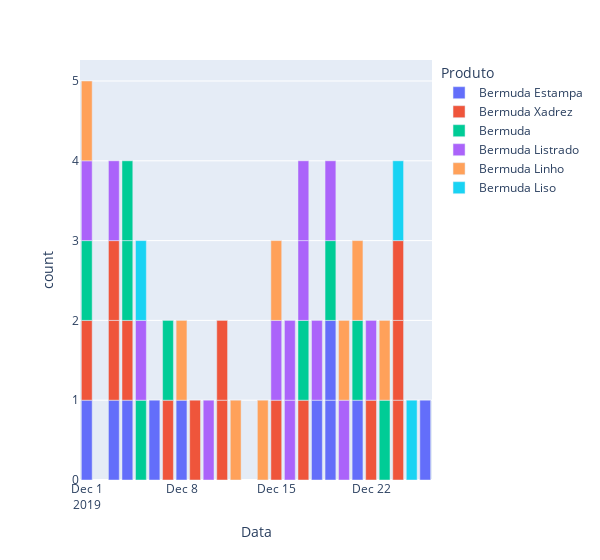
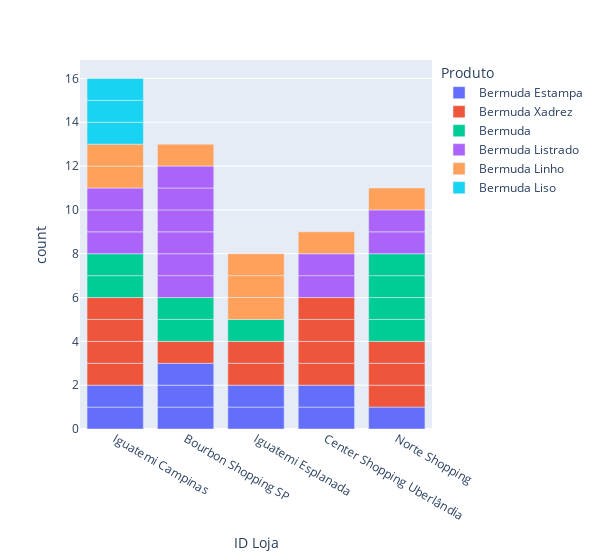
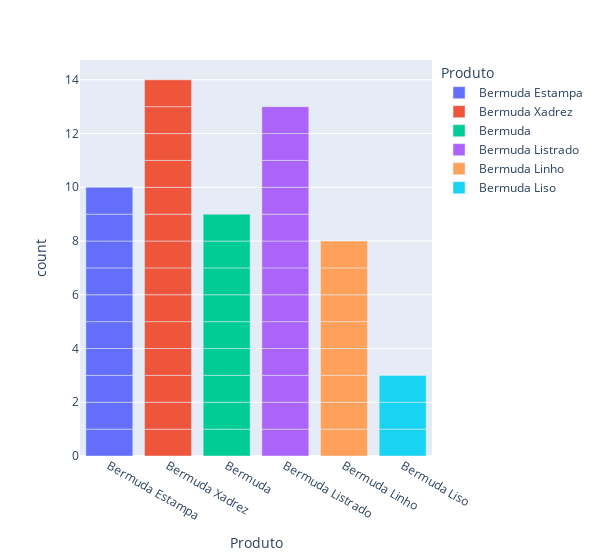
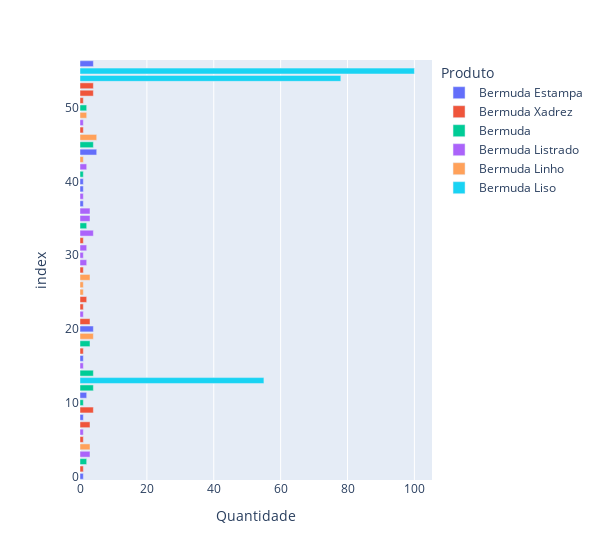

Notebook code for these charts, in order:
### Code cell
for coluna in tabela.columns:
    fig = px.bar(tabela, x=coluna, color='Produto', width=600)
    fig.show()

### Figure 1 — Plotly figure (JSON) as saved in the notebook; plotly's stock layout.template omitted (floating-point values rounded to 4 significant figures)
{"data": [{"alignmentgroup": "True", "hovertemplate": "Produto=Bermuda Estampa<br>Data=%{x}<br>count=%{y}<extra></extra>", "legendgroup": "Bermuda Estampa", "marker": {"color": "#636efa", "pattern": {"shape": ""}}, "name": "Bermuda Estampa", "offsetgroup": "Bermuda Estampa", "orientation": "v", "showlegend": true, "textposition": "auto", "type": "bar", "x": ["2019-12-01T00:00:00", "2019-12-03T00:00:00", "2019-12-04T00:00:00", "2019-12-06T00:00:00", "2019-12-08T00:00:00", "2019-12-18T00:00:00", "2019-12-19T00:00:00", "2019-12-19T00:00:00", "2019-12-21T00:00:00", "2019-12-26T00:00:00"], "xaxis": "x", "y": [1, 1, 1, 1, 1, 1, 1, 1, 1, 1], "yaxis": "y"}, {"alignmentgroup": "True", "hovertemplate": "Produto=Bermuda Xadrez<br>Data=%{x}<br>count=%{y}<extra></extra>", "legendgroup": "Bermuda Xadrez", "marker": {"color": "#EF553B", "pattern": {"shape": ""}}, "name": "Bermuda Xadrez", "offsetgroup": "Bermuda Xadrez", "orientation": "v", "showlegend": true, "textposition": "auto", "type": "bar", "x": ["2019-12-01T00:00:00", "2019-12-03T00:00:00", "2019-12-03T00:00:00", "2019-12-04T00:00:00", "2019-12-07T00:00:00", "2019-12-09T00:00:00", "2019-12-11T00:00:00", "2019-12-11T00:00:00", "2019-12-15T00:00:00", "2019-12-17T00:00:00", "2019-12-22T00:00:00", "2019-12-24T00:00:00", "2019-12-24T00:00:00", "2019-12-24T00:00:00"], "xaxis": "x", "y": [1, 1, 1, 1, 1, 1, 1, 1, 1, 1, 1, 1, 1, 1], "yaxis": "y"}, {"alignmentgroup": "True", "hovertemplate": "Produto=Bermuda<br>Data=%{x}<br>count=%{y}<extra></extra>", "legendgroup": "Bermuda", "marker": {"color": "#00cc96", "pattern": {"shape": ""}}, "name": "Bermuda", "offsetgroup": "Bermuda", "orientation": "v", "showlegend": true, "textposition": "auto", "type": "bar", "x": ["2019-12-01T00:00:00", "2019-12-04T00:00:00", "2019-12-04T00:00:00", "2019-12-05T00:00:00", "2019-12-07T00:00:00", "2019-12-17T00:00:00", "2019-12-19T00:00:00", "2019-12-21T00:00:00", "2019-12-23T00:00:00"], "xaxis": "x", "y": [1, 1, 1, 1, 1, 1, 1, 1, 1], "yaxis": "y"}, {"alignmentgroup": "True", "hovertemplate": "Produto=Bermuda Listrado<br>Data=%{x}<br>count=%{y}<extra></extra>", "legendgroup": "Bermuda Listrado", "marker": {"color": "#ab63fa", "pattern": {"shape": ""}}, "name": "Bermuda Listrado", "offsetgroup": "Bermuda Listrado", "orientation": "v", "showlegend": true, "textposition": "auto", "type": "bar", "x": ["2019-12-01T00:00:00", "2019-12-03T00:00:00", "2019-12-05T00:00:00", "2019-12-10T00:00:00", "2019-12-15T00:00:00", "2019-12-16T00:00:00", "2019-12-16T00:00:00", "2019-12-17T00:00:00", "2019-12-17T00:00:00", "2019-12-18T00:00:00", "2019-12-19T00:00:00", "2019-12-20T00:00:00", "2019-12-22T00:00:00"], "xaxis": "x", "y": [1, 1, 1, 1, 1, 1, 1, 1, 1, 1, 1, 1, 1], "yaxis": "y"}, {"alignmentgroup": "True", "hovertemplate": "Produto=Bermuda Linho<br>Data=%{x}<br>count=%{y}<extra></extra>", "legendgroup": "Bermuda Linho", "marker": {"color": "#FFA15A", "pattern": {"shape": ""}}, "name": "Bermuda Linho", "offsetgroup": "Bermuda Linho", "orientation": "v", "showlegend": true, "textposition": "auto", "type": "bar", "x": ["2019-12-01T00:00:00", "2019-12-08T00:00:00", "2019-12-12T00:00:00", "2019-12-14T00:00:00", "2019-12-15T00:00:00", "2019-12-20T00:00:00", "2019-12-21T00:00:00", "2019-12-23T00:00:00"], "xaxis": "x", "y": [1, 1, 1, 1, 1, 1, 1, 1], "yaxis": "y"}, {"alignmentgroup": "True", "hovertemplate": "Produto=Bermuda Liso<br>Data=%{x}<br>count=%{y}<extra></extra>", "legendgroup": "Bermuda Liso", "marker": {"color": "#19d3f3", "pattern": {"shape": ""}}, "name": "Bermuda Liso", "offsetgroup": "Bermuda Liso", "orientation": "v", "showlegend": true, "textposition": "auto", "type": "bar", "x": ["2019-12-05T00:00:00", "2019-12-24T00:00:00", "2019-12-25T00:00:00"], "xaxis": "x", "y": [1, 1, 1], "yaxis": "y"}], "layout": {"barmode": "relative", "legend": {"title": {"text": "Produto"}, "tracegroupgap": 0}, "margin": {"t": 60}, "width": 600, "xaxis": {"anchor": "y", "domain": [0, 1], "title": {"text": "Data"}}, "yaxis": {"anchor": "x", "domain": [0, 1], "title": {"text": "count"}}}}

### Figure 2 — Plotly figure (JSON) as saved in the notebook; plotly's stock layout.template omitted (floating-point values rounded to 4 significant figures)
{"data": [{"alignmentgroup": "True", "hovertemplate": "Produto=Bermuda Estampa<br>ID Loja=%{x}<br>count=%{y}<extra></extra>", "legendgroup": "Bermuda Estampa", "marker": {"color": "#636efa", "pattern": {"shape": ""}}, "name": "Bermuda Estampa", "offsetgroup": "Bermuda Estampa", "orientation": "v", "showlegend": true, "textposition": "auto", "type": "bar", "x": ["Iguatemi Campinas", "Bourbon Shopping SP", "Bourbon Shopping SP", "Iguatemi Esplanada", "Iguatemi Campinas", "Iguatemi Esplanada", "Center Shopping Uberlândia", "Center Shopping Uberlândia", "Norte Shopping", "Bourbon Shopping SP"], "xaxis": "x", "y": [1, 1, 1, 1, 1, 1, 1, 1, 1, 1], "yaxis": "y"}, {"alignmentgroup": "True", "hovertemplate": "Produto=Bermuda Xadrez<br>ID Loja=%{x}<br>count=%{y}<extra></extra>", "legendgroup": "Bermuda Xadrez", "marker": {"color": "#EF553B", "pattern": {"shape": ""}}, "name": "Bermuda Xadrez", "offsetgroup": "Bermuda Xadrez", "orientation": "v", "showlegend": true, "textposition": "auto", "type": "bar", "x": ["Iguatemi Esplanada", "Iguatemi Campinas", "Bourbon Shopping SP", "Center Shopping Uberlândia", "Iguatemi Campinas", "Iguatemi Esplanada", "Iguatemi Campinas", "Norte Shopping", "Center Shopping Uberlândia", "Norte Shopping", "Iguatemi Campinas", "Center Shopping Uberlândia", "Norte Shopping", "Center Shopping Uberlândia"], "xaxis": "x", "y": [1, 1, 1, 1, 1, 1, 1, 1, 1, 1, 1, 1, 1, 1], "yaxis": "y"}, {"alignmentgroup": "True", "hovertemplate": "Produto=Bermuda<br>ID Loja=%{x}<br>count=%{y}<extra></extra>", "legendgroup": "Bermuda", "marker": {"color": "#00cc96", "pattern": {"shape": ""}}, "name": "Bermuda", "offsetgroup": "Bermuda", "orientation": "v", "showlegend": true, "textposition": "auto", "type": "bar", "x": ["Norte Shopping", "Iguatemi Esplanada", "Iguatemi Campinas", "Iguatemi Campinas", "Bourbon Shopping SP", "Bourbon Shopping SP", "Norte Shopping", "Norte Shopping", "Norte Shopping"], "xaxis": "x", "y": [1, 1, 1, 1, 1, 1, 1, 1, 1], "yaxis": "y"}, {"alignmentgroup": "True", "hovertemplate": "Produto=Bermuda Listrado<br>ID Loja=%{x}<br>count=%{y}<extra></extra>", "legendgroup": "Bermuda Listrado", "marker": {"color": "#ab63fa", "pattern": {"shape": ""}}, "name": "Bermuda Listrado", "offsetgroup": "Bermuda Listrado", "orientation": "v", "showlegend": true, "textposition": "auto", "type": "bar", "x": ["Iguatemi Campinas", "Bourbon Shopping SP", "Bourbon Shopping SP", "Center Shopping Uberlândia", "Bourbon Shopping SP", "Norte Shopping", "Bourbon Shopping SP", "Iguatemi Campinas", "Bourbon Shopping SP", "Norte Shopping", "Iguatemi Campinas", "Bourbon Shopping SP", "Center Shopping Uberlândia"], "xaxis": "x", "y": [1, 1, 1, 1, 1, 1, 1, 1, 1, 1, 1, 1, 1], "yaxis": "y"}, {"alignmentgroup": "True", "hovertemplate": "Produto=Bermuda Linho<br>ID Loja=%{x}<br>count=%{y}<extra></extra>", "legendgroup": "Bermuda Linho", "marker": {"color": "#FFA15A", "pattern": {"shape": ""}}, "name": "Bermuda Linho", "offsetgroup": "Bermuda Linho", "orientation": "v", "showlegend": true, "textposition": "auto", "type": "bar", "x": ["Iguatemi Campinas", "Center Shopping Uberlândia", "Iguatemi Esplanada", "Bourbon Shopping SP", "Iguatemi Campinas", "Iguatemi Esplanada", "Iguatemi Esplanada", "Norte Shopping"], "xaxis": "x", "y": [1, 1, 1, 1, 1, 1, 1, 1], "yaxis": "y"}, {"alignmentgroup": "True", "hovertemplate": "Produto=Bermuda Liso<br>ID Loja=%{x}<br>count=%{y}<extra></extra>", "legendgroup": "Bermuda Liso", "marker": {"color": "#19d3f3", "pattern": {"shape": ""}}, "name": "Bermuda Liso", "offsetgroup": "Bermuda Liso", "orientation": "v", "showlegend": true, "textposition": "auto", "type": "bar", "x": ["Iguatemi Campinas", "Iguatemi Campinas", "Iguatemi Campinas"], "xaxis": "x", "y": [1, 1, 1], "yaxis": "y"}], "layout": {"barmode": "relative", "legend": {"title": {"text": "Produto"}, "tracegroupgap": 0}, "margin": {"t": 60}, "width": 600, "xaxis": {"anchor": "y", "domain": [0, 1], "title": {"text": "ID Loja"}}, "yaxis": {"anchor": "x", "domain": [0, 1], "title": {"text": "count"}}}}

### Figure 3 — Plotly figure (JSON) as saved in the notebook; plotly's stock layout.template omitted (floating-point values rounded to 4 significant figures)
{"data": [{"alignmentgroup": "True", "hovertemplate": "Produto=%{x}<br>count=%{y}<extra></extra>", "legendgroup": "Bermuda Estampa", "marker": {"color": "#636efa", "pattern": {"shape": ""}}, "name": "Bermuda Estampa", "offsetgroup": "Bermuda Estampa", "orientation": "v", "showlegend": true, "textposition": "auto", "type": "bar", "x": ["Bermuda Estampa", "Bermuda Estampa", "Bermuda Estampa", "Bermuda Estampa", "Bermuda Estampa", "Bermuda Estampa", "Bermuda Estampa", "Bermuda Estampa", "Bermuda Estampa", "Bermuda Estampa"], "xaxis": "x", "y": [1, 1, 1, 1, 1, 1, 1, 1, 1, 1], "yaxis": "y"}, {"alignmentgroup": "True", "hovertemplate": "Produto=%{x}<br>count=%{y}<extra></extra>", "legendgroup": "Bermuda Xadrez", "marker": {"color": "#EF553B", "pattern": {"shape": ""}}, "name": "Bermuda Xadrez", "offsetgroup": "Bermuda Xadrez", "orientation": "v", "showlegend": true, "textposition": "auto", "type": "bar", "x": ["Bermuda Xadrez", "Bermuda Xadrez", "Bermuda Xadrez", "Bermuda Xadrez", "Bermuda Xadrez", "Bermuda Xadrez", "Bermuda Xadrez", "Bermuda Xadrez", "Bermuda Xadrez", "Bermuda Xadrez", "Bermuda Xadrez", "Bermuda Xadrez", "Bermuda Xadrez", "Bermuda Xadrez"], "xaxis": "x", "y": [1, 1, 1, 1, 1, 1, 1, 1, 1, 1, 1, 1, 1, 1], "yaxis": "y"}, {"alignmentgroup": "True", "hovertemplate": "Produto=%{x}<br>count=%{y}<extra></extra>", "legendgroup": "Bermuda", "marker": {"color": "#00cc96", "pattern": {"shape": ""}}, "name": "Bermuda", "offsetgroup": "Bermuda", "orientation": "v", "showlegend": true, "textposition": "auto", "type": "bar", "x": ["Bermuda", "Bermuda", "Bermuda", "Bermuda", "Bermuda", "Bermuda", "Bermuda", "Bermuda", "Bermuda"], "xaxis": "x", "y": [1, 1, 1, 1, 1, 1, 1, 1, 1], "yaxis": "y"}, {"alignmentgroup": "True", "hovertemplate": "Produto=%{x}<br>count=%{y}<extra></extra>", "legendgroup": "Bermuda Listrado", "marker": {"color": "#ab63fa", "pattern": {"shape": ""}}, "name": "Bermuda Listrado", "offsetgroup": "Bermuda Listrado", "orientation": "v", "showlegend": true, "textposition": "auto", "type": "bar", "x": ["Bermuda Listrado", "Bermuda Listrado", "Bermuda Listrado", "Bermuda Listrado", "Bermuda Listrado", "Bermuda Listrado", "Bermuda Listrado", "Bermuda Listrado", "Bermuda Listrado", "Bermuda Listrado", "Bermuda Listrado", "Bermuda Listrado", "Bermuda Listrado"], "xaxis": "x", "y": [1, 1, 1, 1, 1, 1, 1, 1, 1, 1, 1, 1, 1], "yaxis": "y"}, {"alignmentgroup": "True", "hovertemplate": "Produto=%{x}<br>count=%{y}<extra></extra>", "legendgroup": "Bermuda Linho", "marker": {"color": "#FFA15A", "pattern": {"shape": ""}}, "name": "Bermuda Linho", "offsetgroup": "Bermuda Linho", "orientation": "v", "showlegend": true, "textposition": "auto", "type": "bar", "x": ["Bermuda Linho", "Bermuda Linho", "Bermuda Linho", "Bermuda Linho", "Bermuda Linho", "Bermuda Linho", "Bermuda Linho", "Bermuda Linho"], "xaxis": "x", "y": [1, 1, 1, 1, 1, 1, 1, 1], "yaxis": "y"}, {"alignmentgroup": "True", "hovertemplate": "Produto=%{x}<br>count=%{y}<extra></extra>", "legendgroup": "Bermuda Liso", "marker": {"color": "#19d3f3", "pattern": {"shape": ""}}, "name": "Bermuda Liso", "offsetgroup": "Bermuda Liso", "orientation": "v", "showlegend": true, "textposition": "auto", "type": "bar", "x": ["Bermuda Liso", "Bermuda Liso", "Bermuda Liso"], "xaxis": "x", "y": [1, 1, 1], "yaxis": "y"}], "layout": {"barmode": "relative", "legend": {"title": {"text": "Produto"}, "tracegroupgap": 0}, "margin": {"t": 60}, "width": 600, "xaxis": {"anchor": "y", "categoryarray": ["Bermuda Estampa", "Bermuda Xadrez", "Bermuda", "Bermuda Listrado", "Bermuda Linho", "Bermuda Liso"], "categoryorder": "array", "domain": [0, 1], "title": {"text": "Produto"}}, "yaxis": {"anchor": "x", "domain": [0, 1], "title": {"text": "count"}}}}

### Figure 4 — Plotly figure (JSON) as saved in the notebook; plotly's stock layout.template omitted (floating-point values rounded to 4 significant figures)
{"data": [{"alignmentgroup": "True", "hovertemplate": "Produto=Bermuda Estampa<br>Quantidade=%{x}<br>index=%{y}<extra></extra>", "legendgroup": "Bermuda Estampa", "marker": {"color": "#636efa", "pattern": {"shape": ""}}, "name": "Bermuda Estampa", "offsetgroup": "Bermuda Estampa", "orientation": "h", "showlegend": true, "textposition": "auto", "type": "bar", "x": [1, 1, 2, 1, 4, 1, 1, 1, 5, 4], "xaxis": "x", "y": [0, 8, 11, 16, 20, 37, 39, 40, 44, 56], "yaxis": "y"}, {"alignmentgroup": "True", "hovertemplate": "Produto=Bermuda Xadrez<br>Quantidade=%{x}<br>index=%{y}<extra></extra>", "legendgroup": "Bermuda Xadrez", "marker": {"color": "#EF553B", "pattern": {"shape": ""}}, "name": "Bermuda Xadrez", "offsetgroup": "Bermuda Xadrez", "orientation": "h", "showlegend": true, "textposition": "auto", "type": "bar", "x": [1, 1, 3, 4, 1, 3, 1, 2, 1, 1, 1, 1, 4, 4], "xaxis": "x", "y": [1, 5, 7, 9, 17, 21, 23, 24, 28, 32, 47, 51, 52, 53], "yaxis": "y"}, {"alignmentgroup": "True", "hovertemplate": "Produto=Bermuda<br>Quantidade=%{x}<br>index=%{y}<extra></extra>", "legendgroup": "Bermuda", "marker": {"color": "#00cc96", "pattern": {"shape": ""}}, "name": "Bermuda", "offsetgroup": "Bermuda", "orientation": "h", "showlegend": true, "textposition": "auto", "type": "bar", "x": [2, 1, 4, 4, 3, 2, 1, 4, 2], "xaxis": "x", "y": [2, 10, 12, 14, 18, 34, 41, 45, 50], "yaxis": "y"}, {"alignmentgroup": "True", "hovertemplate": "Produto=Bermuda Listrado<br>Quantidade=%{x}<br>index=%{y}<extra></extra>", "legendgroup": "Bermuda Listrado", "marker": {"color": "#ab63fa", "pattern": {"shape": ""}}, "name": "Bermuda Listrado", "offsetgroup": "Bermuda Listrado", "orientation": "h", "showlegend": true, "textposition": "auto", "type": "bar", "x": [3, 1, 1, 1, 2, 1, 2, 4, 3, 3, 1, 2, 1], "xaxis": "x", "y": [3, 6, 15, 22, 29, 30, 31, 33, 35, 36, 38, 42, 48], "yaxis": "y"}, {"alignmentgroup": "True", "hovertemplate": "Produto=Bermuda Linho<br>Quantidade=%{x}<br>index=%{y}<extra></extra>", "legendgroup": "Bermuda Linho", "marker": {"color": "#FFA15A", "pattern": {"shape": ""}}, "name": "Bermuda Linho", "offsetgroup": "Bermuda Linho", "orientation": "h", "showlegend": true, "textposition": "auto", "type": "bar", "x": [3, 4, 1, 1, 3, 1, 5, 2], "xaxis": "x", "y": [4, 19, 25, 26, 27, 43, 46, 49], "yaxis": "y"}, {"alignmentgroup": "True", "hovertemplate": "Produto=Bermuda Liso<br>Quantidade=%{x}<br>index=%{y}<extra></extra>", "legendgroup": "Bermuda Liso", "marker": {"color": "#19d3f3", "pattern": {"shape": ""}}, "name": "Bermuda Liso", "offsetgroup": "Bermuda Liso", "orientation": "h", "showlegend": true, "textposition": "auto", "type": "bar", "x": [55, 78, 100], "xaxis": "x", "y": [13, 54, 55], "yaxis": "y"}], "layout": {"barmode": "relative", "legend": {"title": {"text": "Produto"}, "tracegroupgap": 0}, "margin": {"t": 60}, "width": 600, "xaxis": {"anchor": "y", "domain": [0, 1], "title": {"text": "Quantidade"}}, "yaxis": {"anchor": "x", "domain": [0, 1], "title": {"text": "index"}}}}
